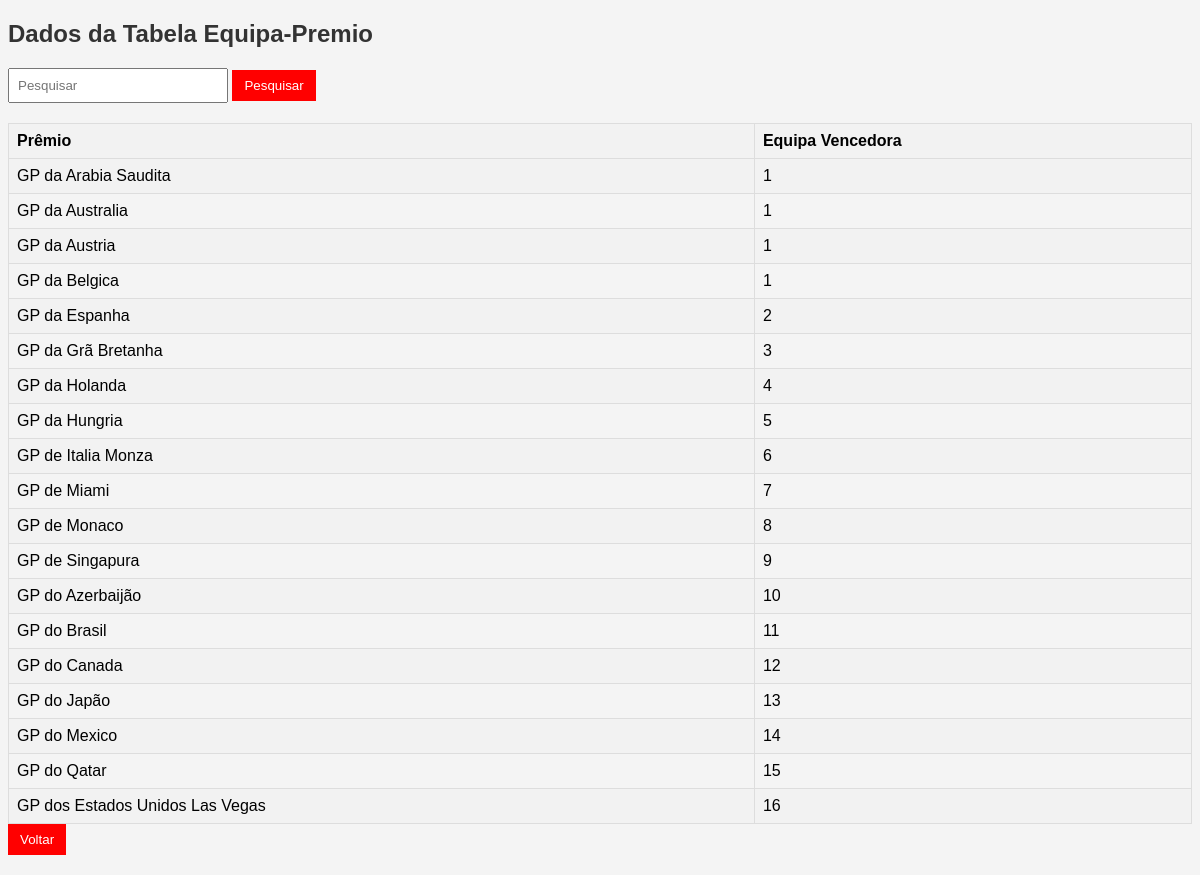
The page /add_equipa_premio.php on the database its author committed.
### tables this page shows
CREATE TABLE `equipa_premio` (
  `id_equipas` int(11) NOT NULL,
  `id_premio` varchar(255) NOT NULL
);

### add_equipa_premio.php (the view, shortened to what this page needs)
<?php
$servername = "localhost";
$username = "Wagner";
$password = "123";
$dbname = "pap";
$conn = new mysqli($servername, $username, $password, $dbname);
$sql = "SELECT * FROM equipa_premio";
$result = $conn->query($sql);
?>
<!DOCTYPE html>
<html>
<head>
</head>
<body>
<h2>Dados da Tabela Equipa-Premio</h2>
  <form method="post" action="">
        <input type="text" name="search" placeholder="Pesquisar">
        <button type="submit">Pesquisar</button>
    </form>
<table>
  <tr>
    <th> Prêmio</th>
    <th>Equipa Vencedora</th>
  </tr>
  <?php
  if ($result && $result->num_rows > 0) {
    while($row = $result->fetch_assoc()) {
      echo "<tr>";
      echo "<td>" . $row["id_premio"] . "</td>";
      echo "<td>" . $row["id_equipas"] . "</td>";
      echo "</tr>";
    }
  } else {
    echo "<tr><td colspan='2'>0 resultados</td></tr>";
  }
  ?>
</table>
<form action="equipas.php">
    <button type="submit">Voltar</button>
</body>
</html>

### add_equipa_premio.php (style rules this page uses)
body { font-family: Arial, sans-serif; background-color: #f4f4f4; }
h2 { color: #333; }
table { border-collapse: collapse; width: 100%; }
th, td { border: 1px solid #ddd; padding: 8px; text-align: left; }
th { background-color: #f2f2f2; }
tr:nth-child(even) { background-color: #f2f2f2; }
form { margin-bottom: 20px; }
input[type="text"] { padding: 8px; width: 200px; }
button { padding: 8px 12px; background-color: #ff0000; color: #fff; border: none; cursor: pointer; }

### rows shown on the page
equipa_premio: id_premio "GP da Arabia Saudita", id_equipas "1"
equipa_premio: id_premio "GP da Australia", id_equipas "1"
equipa_premio: id_premio "GP da Austria", id_equipas "1"
equipa_premio: id_premio "GP da Belgica", id_equipas "1"
equipa_premio: id_premio "GP da Espanha", id_equipas "2"
equipa_premio: id_premio "GP da Grã Bretanha", id_equipas "3"
equipa_premio: id_premio "GP da Holanda", id_equipas "4"
equipa_premio: id_premio "GP da Hungria", id_equipas "5"
equipa_premio: id_premio "GP de Italia Monza", id_equipas "6"
equipa_premio: id_premio "GP de Miami", id_equipas "7"
equipa_premio: id_premio "GP de Monaco", id_equipas "8"
equipa_premio: id_premio "GP de Singapura", id_equipas "9"
equipa_premio: id_premio "GP do Azerbaijão", id_equipas "10"
equipa_premio: id_premio "GP do Brasil", id_equipas "11"
equipa_premio: id_premio "GP do Canada", id_equipas "12"
equipa_premio: id_premio "GP do Japão", id_equipas "13"
equipa_premio: id_premio "GP do Mexico", id_equipas "14"
equipa_premio: id_premio "GP do Qatar", id_equipas "15"
equipa_premio: id_premio "GP dos Estados Unidos Las Vegas", id_equipas "16"
